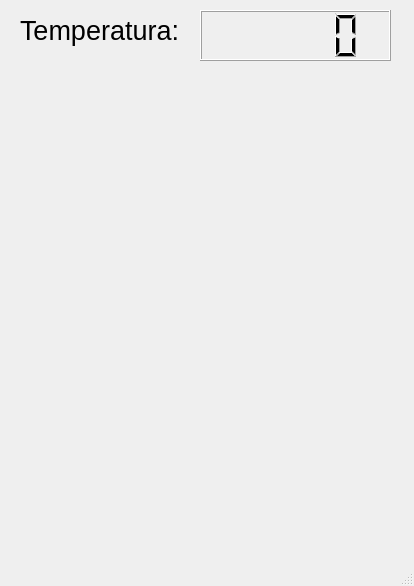
<?xml version="1.0" encoding="UTF-8"?>
<ui version="4.0">
 <class>MainWindow</class>
 <widget class="QMainWindow" name="MainWindow">
  <property name="geometry">
   <rect>
    <x>0</x>
    <y>0</y>
    <width>414</width>
    <height>586</height>
   </rect>
  </property>
  <property name="windowTitle">
   <string>MainWindow</string>
  </property>
  <widget class="QWidget" name="centralwidget">
   <widget class="QLCDNumber" name="TempLCD">
    <property name="geometry">
     <rect>
      <x>200</x>
      <y>10</y>
      <width>191</width>
      <height>51</height>
     </rect>
    </property>
   </widget>
   <widget class="QLabel" name="label">
    <property name="geometry">
     <rect>
      <x>20</x>
      <y>10</y>
      <width>181</width>
      <height>41</height>
     </rect>
    </property>
    <property name="font">
     <font>
      <pointsize>20</pointsize>
     </font>
    </property>
    <property name="text">
     <string>Temperatura:</string>
    </property>
   </widget>
  </widget>
  <widget class="QMenuBar" name="menubar">
   <property name="geometry">
    <rect>
     <x>0</x>
     <y>0</y>
     <width>414</width>
     <height>33</height>
    </rect>
   </property>
  </widget>
  <widget class="QStatusBar" name="statusbar"/>
 </widget>
 <resources/>
 <connections/>
</ui>
